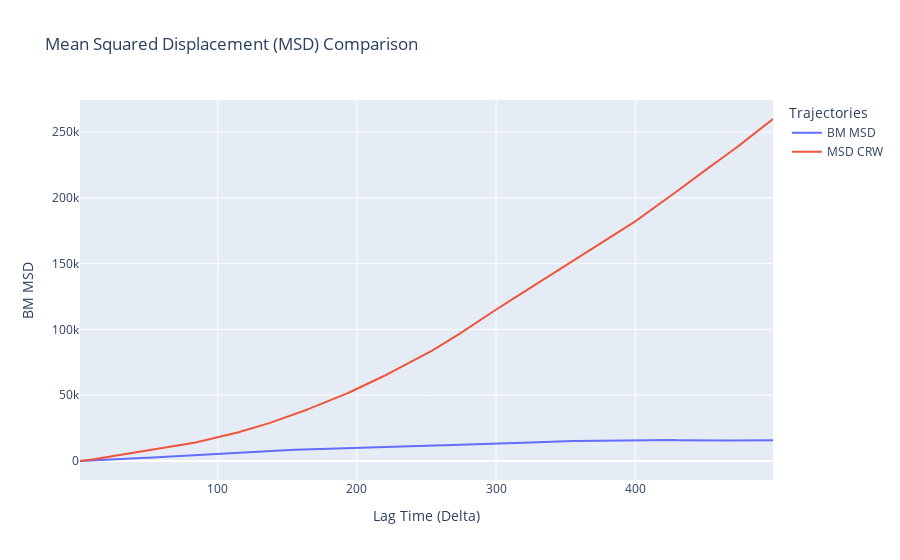

Write notebook code for a chart like this one.
### Code cell
# Cargar los datos de los archivos CSV en DataFrames
# Estos archivos deben estar en el mismo directorio que el script o proporcionar la ruta correcta.
BM_df = pd.read_csv('brownian_6.csv')  # Datos para el Movimiento Browniano (Brownian Motion)
CRW_df = pd.read_csv('crw_6_6.csv')    # Datos para el Movimiento Aleatorio Correlacionado (Correlated Random Walk)

# Calcular el Desplazamiento Cuadrático Medio (MSD) para cada conjunto de datos usando la función definida anteriormente
# La función 'mean_squared_displacement' debe estar definida previamente en el código
msd_BM = mean_squared_displacement(BM_df)  # MSD para los datos de Brownian Motion
msd_CRW = mean_squared_displacement(CRW_df) # MSD para los datos de Correlated Random Walk

# Crear una nueva figura para el gráfico
# Plotly se utiliza aquí para crear gráficos interactivos
fig_msd = go.Figure()

# Añadir la curva de MSD para el Movimiento Browniano a la figura
fig_msd.add_trace(go.Scatter(
    x=msd_BM['delta'],  # Intervalos de tiempo (delta) en el eje x
    y=msd_BM['MSD'],    # Desplazamiento Cuadrático Medio en el eje y
    mode='lines',       # Mostrar la curva como una línea
    name='BM MSD',     # Nombre de la serie de datos en la leyenda
    line=dict(width=2)  # Ancho de la línea del gráfico
))

# Añadir la curva de MSD para el Movimiento Aleatorio Correlacionado a la figura
fig_msd.add_trace(go.Scatter(
    x=msd_CRW['delta'],  # Intervalos de tiempo (delta) en el eje x
    y=msd_CRW['MSD'],    # Desplazamiento Cuadrático Medio en el eje y
    mode='lines',       # Mostrar la curva como una línea
    name='MSD CRW',     # Nombre de la serie de datos en la leyenda
    line=dict(width=2)  # Ancho de la línea del gráfico
))

# Configurar el diseño de la figura (layout)
fig_msd.update_layout(
    title='Mean Squared Displacement (MSD) Comparison',  # Título del gráfico
    xaxis_title='Lag Time (Delta)',  # Etiqueta para el eje x
    yaxis_title='BM MSD',  # Etiqueta para el eje y
    legend_title='Trajectories'  # Título para la leyenda
)

# Mostrar la figura
fig_msd.show()  # Renderiza el gráfico en una ventana interactiva

### Figure 1 — Plotly figure (JSON) as saved in the notebook; plotly's stock layout.template omitted (floating-point values rounded to 4 significant figures; data arrays with more than 128 entries replaced by an {"elided": "..."} marker saying what was removed)
{"data": [{"line": {"width": 2}, "mode": "lines", "name": "BM MSD", "type": "scatter", "x": {"elided": "499 int values"}, "y": {"elided": "499 float values"}}, {"line": {"width": 2}, "mode": "lines", "name": "MSD CRW", "type": "scatter", "x": {"elided": "499 int values"}, "y": {"elided": "499 float values"}}], "layout": {"legend": {"title": {"text": "Trajectories"}}, "title": {"text": "Mean Squared Displacement (MSD) Comparison"}, "xaxis": {"title": {"text": "Lag Time (Delta)"}}, "yaxis": {"title": {"text": "BM MSD"}}}}
